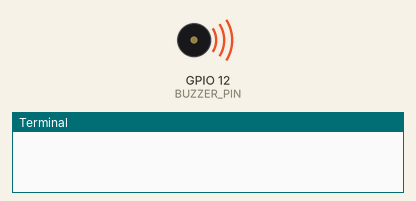
This program was run on a simulated Raspberry Pi (BCM pin numbers). Parts: buzzer (waves = sounding), the last lines printed to the terminal. At 16.0 s the program stops and its outputs stay as they are.

Above: at 0.1 s.
At 16.1 s:
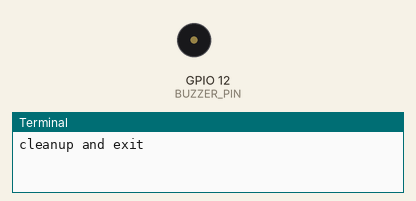
Timing chart, 0 to 17.5 s (numbered marks = the images above):
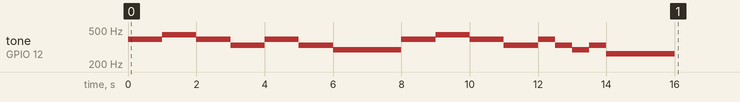

The program:

piezo_buzzer_task.py
```python
import RPi.GPIO as GPIO
import time

BUZZER_PIN = 12

GPIO.setmode(GPIO.BCM)
GPIO.setup(BUZZER_PIN, GPIO.OUT)

pwm = GPIO.PWM(BUZZER_PIN, 1)
pwm.start(10)

melody = [262, 294, 330, 349, 392, 440, 494, 523]
school_bell = [4,4,5,5,4,4,2,4,4,2,2,1,4,4,5,5,4,4,2,4,2,1,2,0]
l=0

try:
    for i in school_bell:
        l+=1
        pwm.ChangeFrequency(melody[i])
        if(l==7 or l==19):
            time.sleep(0.5)
        if(l==12 or l==24):
            time.sleep(1.5)
        time.sleep(0.5)

finally:
    pwm.stop()
    GPIO.cleanup()
    print('cleanup and exit')
```

Measured:
- by itself, tone on GPIO 12 (BUZZER_PIN): plays 392 Hz for 1.0 s, 440 Hz for 1.0 s, 392 Hz for 1.0 s, 330 Hz for 1.0 s, 392 Hz for 1.0 s, 330 Hz for 1.0 s … (16 notes in this stretch)
